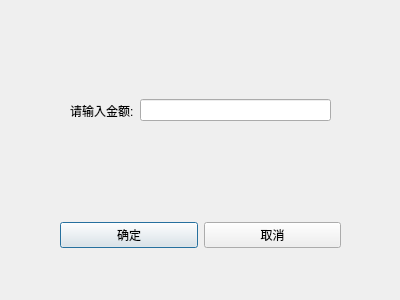
<?xml version="1.0" encoding="UTF-8"?>
<ui version="4.0">
 <class>Save</class>
 <widget class="QDialog" name="Save">
  <property name="geometry">
   <rect>
    <x>0</x>
    <y>0</y>
    <width>400</width>
    <height>300</height>
   </rect>
  </property>
  <property name="windowTitle">
   <string>Dialog</string>
  </property>
  <widget class="QWidget" name="">
   <property name="geometry">
    <rect>
     <x>60</x>
     <y>210</y>
     <width>281</width>
     <height>51</height>
    </rect>
   </property>
   <layout class="QHBoxLayout" name="horizontalLayout">
    <item>
     <widget class="QPushButton" name="pushButton">
      <property name="text">
       <string>确定</string>
      </property>
     </widget>
    </item>
    <item>
     <widget class="QPushButton" name="pushButton_2">
      <property name="text">
       <string>取消</string>
      </property>
     </widget>
    </item>
   </layout>
  </widget>
  <widget class="QWidget" name="">
   <property name="geometry">
    <rect>
     <x>70</x>
     <y>90</y>
     <width>261</width>
     <height>41</height>
    </rect>
   </property>
   <layout class="QHBoxLayout" name="horizontalLayout_2">
    <item>
     <widget class="QLabel" name="label">
      <property name="text">
       <string>请输入金额:</string>
      </property>
     </widget>
    </item>
    <item>
     <widget class="QLineEdit" name="lineEdit"/>
    </item>
   </layout>
  </widget>
 </widget>
 <resources/>
 <connections/>
</ui>
